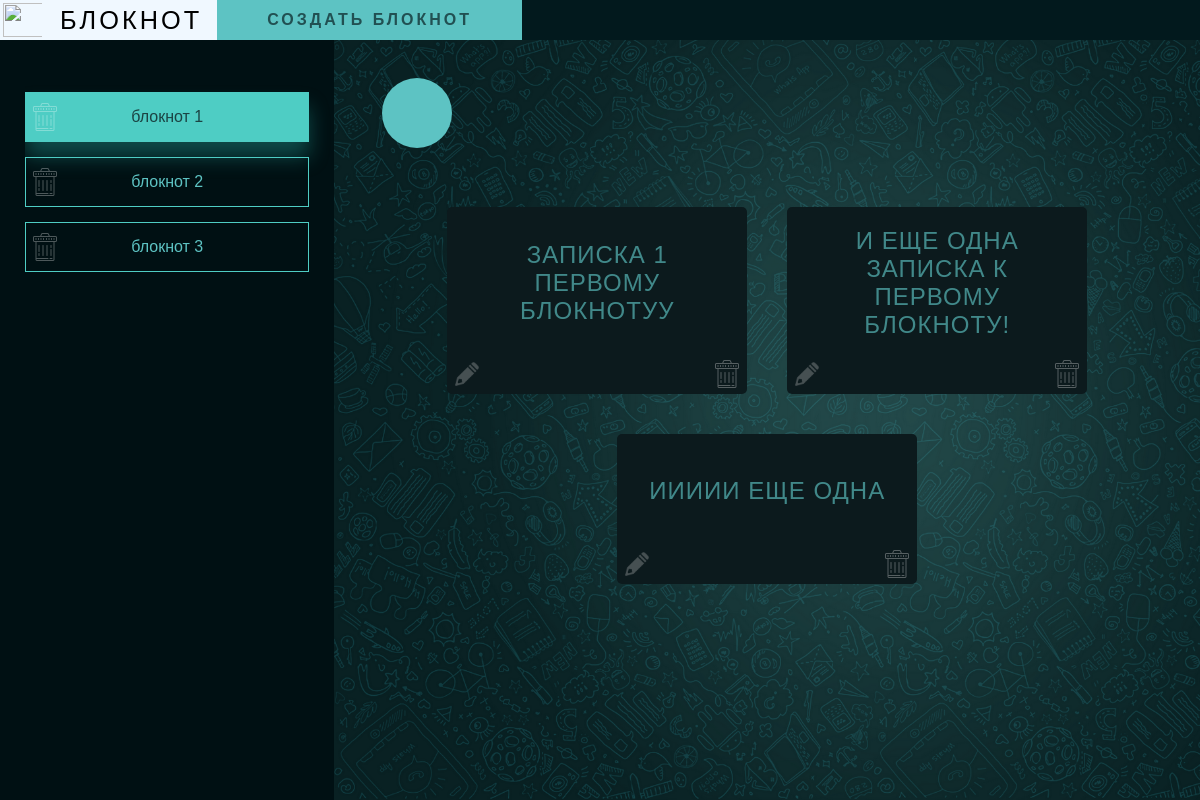
Before: /index.php?id=1 with the older database file.
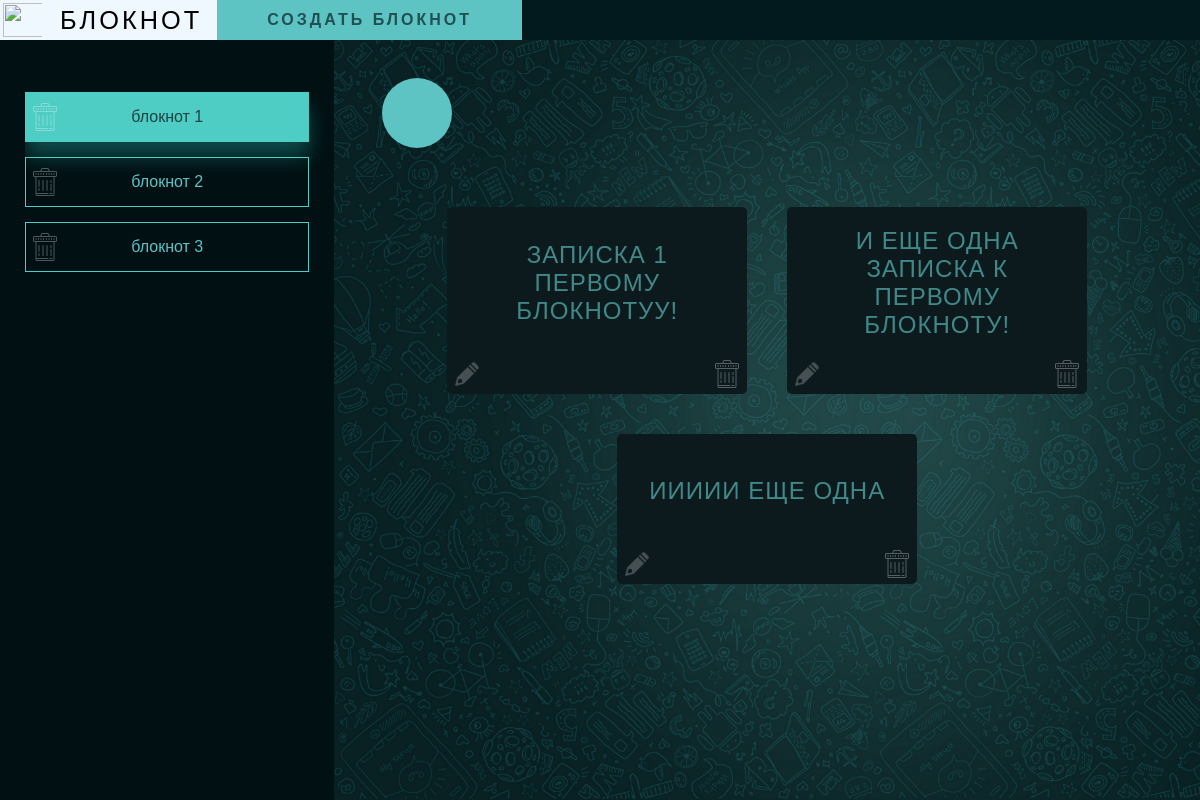
After: the same page with the newer database file.
### tables this page shows
CREATE TABLE `zapiski` (
  `id_zapis` int(11) NOT NULL,
  `text_zapis` varchar(1000) NOT NULL,
  `id_bloknot` int(11) NOT NULL
);

### index.php (the view, shortened to what this page needs)
<?php
	require('./php/connection.php');
	$idBloknot = $_GET['id'];
?>
<!DOCTYPE html>
<html>
<head>
	<link rel="stylesheet" type="text/css" href="./css/style_bloknot.css">
</head>
<body>
	<div class="verh">
		<img src="picture/icons8-журнал-100.png" class="icon">
		<div class="name">
			<a href="index.php" class="bloknot">БЛОКНОТ</a>
			<a href="create.php" class="back"> СОЗДАТЬ БЛОКНОТ</a>
	    </div>
	</div>
	<div class="niz">
		<div class="left">
			<?php
				$queryBloknoti = "SELECT * FROM bloknoti;";
				$resultBloknoti = mysqli_query($link, $queryBloknoti);
				echo '<div class="zametki">';
				while ($bloknot = mysqli_fetch_assoc($resultBloknoti))
				{
					if ($idBloknot == $bloknot['id_bloknot'])
					{
						echo '
							<div class="zametka-div">
								<a class="zametka active" href="index.php?id='. $bloknot['id_bloknot'].'">'. $bloknot['bloknot_name'] .'</a>
								<a href="php/delete_bloknot.php?id='.$bloknot['id_bloknot'].'" class="delete delete-bloknot"> </a>
							</div>
							';
					}
					else
					{
						echo '
						<div class="zametka-div">
							<a class="zametka" href="index.php?id='. $bloknot['id_bloknot'].'">'. $bloknot['bloknot_name'] .'</a>
							<a href="php/delete_bloknot.php?id='.$bloknot['id_bloknot'].'" class="delete delete-bloknot"> </a>
						</div>
						';
					}
				}
				echo '</div>';
			?>
		</div>
		<div class="right" id="module">
			<?php
				if (isset($idBloknot))
				{
					echo '<div class="plus"><a href="create.php?id='.$idBloknot.'" class="btn_plus"> </a></div>';
				}
				else
				{
					echo `<br>`;
				}
			?>
			<div id="myDIV">
			<?php
				if (isset($idBloknot))
				{
					$queryZapiski = "SELECT * FROM zapiski WHERE id_bloknot = $idBloknot";
					$resultZapiski = mysqli_query($link, $queryZapiski);
					while ($zapiska = mysqli_fetch_assoc($resultZapiski))
					{
						echo '<p class="btn">'. $zapiska['text_zapis'] .'
								<a href="redaktor.php?id='.$zapiska['id_zapis'].'" class="delete edit"> </a>
								<a href="php/delete_zapis.php?id='.$zapiska['id_zapis'].'&bloknot='.$idBloknot.'" class="delete "> </a>
							</p>';
					}
				}
				else
				{
					echo '<h2> Выберите блокнот </h2>';
				}
			?>
			</div>
		</div>
	</div>
</body>
</html>

Changed rows visible on the page:
changed zapiski: text_zapis "ЗАПИСКА 1 ПЕРВОМУ БЛОКНОТУУ" → "ЗАПИСКА 1 ПЕРВОМУ БЛОКНОТУУ!"
